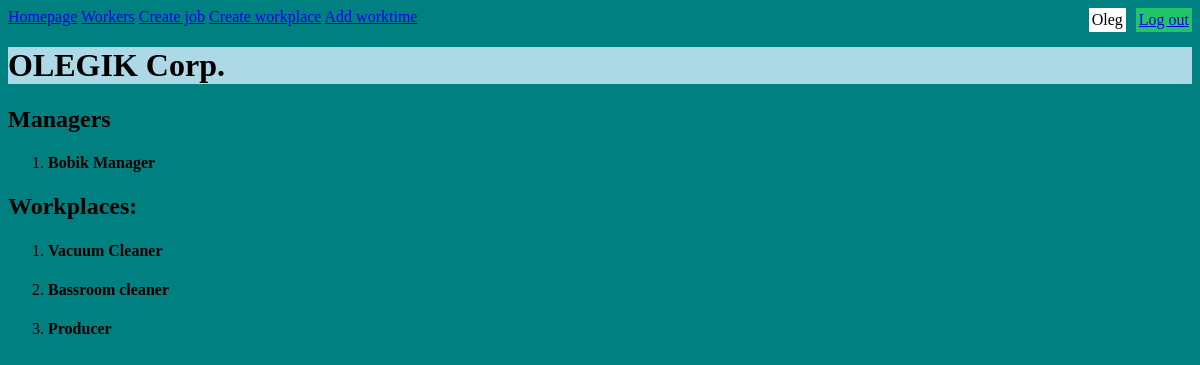
The page /1 (signed in) on the database as committed earlier.
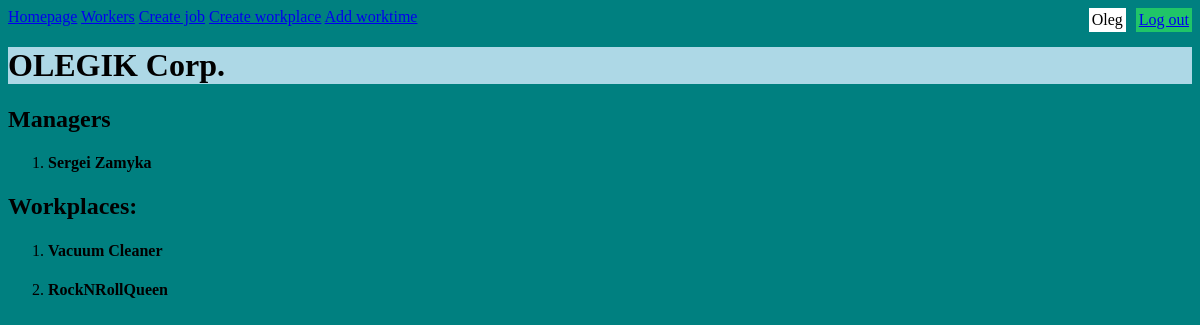
The same page on the database as committed later.
### polls/models.py (models this page shows, shortened)
class Manager(models.Model):
    name = models.CharField(max_length=200)
    company = models.ForeignKey(Company, on_delete=models.CASCADE)

class Job(models.Model):
    name = models.CharField(max_length=200)
    company = models.ForeignKey(Company, on_delete=models.CASCADE)

### polls/views.py (the view)
# urls.py: path('<int:pk>', views.CompanyDetailsView.as_view(), name='get_details'),
class CompanyDetailsView(generic.DetailView):
    template_name = 'polls/company_details.html'
    model = Company

### polls/templates/polls/company_details.html
{% extends 'polls/base.html' %}
{% load i18n %}
{% block content %}
<h1>{{company.company_name}}</h1>
<h2>{% trans "Managers" %}</h2>
{% if company.manager_set.all %}
	<ol>
		{% for manager in company.manager_set.all %}
		<li><h4>{{ manager.name }}</h4></li>
		{% endfor %}
	</ol>
{% else %}
<p>No details</p>
{% endif %}
<h2>{% trans "Workplaces:" %}</h2>
{% if company.job_set.all %}
	<ol>
		{% for job in company.job_set.all %}
		<li>
			<h4>{{ job.name }}</h4>
		</li>
		{% endfor %}
	</ol>
{% else %}
	<p>{% trans "No details" %}</p>
{% endif %}
{% endblock %}

Rows that differ between the two databases and show on the page:
removed Job: name "Producer"
changed Manager: name "Bobik Manager" → "Sergei Zamyka"
changed Job: name "Bassroom cleaner" → "RockNRollQueen"
